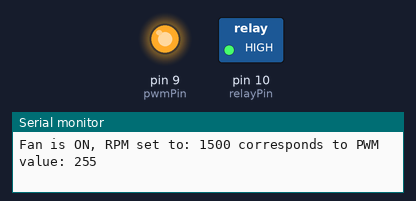
A sketch run on a simulated Arduino Uno, built with avr-gcc and run on an emulated ATmega328P. Shown: switched loads named in the sketch (green lamp = pin HIGH), output pins drawn as LEDs (lit = HIGH), the last lines printed to the serial monitor.

Above: at 2.5 s.
At 8.5 s:
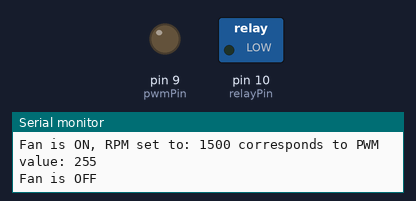
Timing chart, 0 to 15.6 s (numbered marks = the images above):
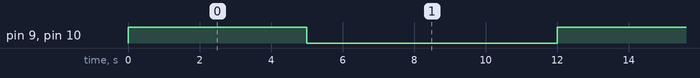

The sketch:

Fan_4pins_relay.ino
```cpp
#include <Arduino.h>

// FAN : be quiet! Pure Wings 2 PWM 120 mm 1500rpm (4 pins)
// The tachometer pin could not be used because the voltage was too low in the state to be read by Arduino.
// Note: The fan cannot operate below 390 RPM, so a relay is used to completely turn it off.

const int pwmPin = 9;    // PWM control pin connected to the "I" wire of the fan
const int relayPin = 10;  // Relay control pin

void setup() {
  pinMode(pwmPin, OUTPUT);  // Set the PWM pin as an output
  pinMode(relayPin, OUTPUT); // Set the relay pin as an output
  Serial.begin(115200);     // Start serial communication at 115200 baud rate

  int targetRPM = 1500;  // Target fan speed in RPM
  controlFan(true, targetRPM);  // Control fan to reach target RPM
}

void loop() {
  // Example: Run the fan for 5 seconds at 1500 RPM, then turn off for 5 seconds
  controlFan(true, 1500);
  delay(5000);
  controlFan(false, 0);
  delay(7000);
}

// Function to control the fan with on/off and target RPM settings
void controlFan(bool state, int targetRPM) {
  if (state && targetRPM >= 390) {
    int pwmValue = rpmToPWM(targetRPM);  // Calculate corresponding PWM value for the target RPM
    analogWrite(pwmPin, pwmValue);       // Apply the PWM value to the fan
    digitalWrite(relayPin, HIGH);        // Turn on the relay
    Serial.print("Fan is ON, RPM set to: ");
    Serial.print(targetRPM);
    Serial.print(" corresponds to PWM value: ");
    Serial.println(pwmValue);
  } else {
    analogWrite(pwmPin, 0);              // Set the PWM value to 0
    digitalWrite(relayPin, LOW);         // Turn off the relay
    Serial.println("Fan is OFF");
  }
}

// Function to convert RPM to PWM value
int rpmToPWM(int targetRPM) {
  float loadPercentage;  // Variable to hold the calculated load percentage

  // Calculate the load percentage based on the target RPM using piecewise linear equations
  if (targetRPM <= 450) {
    // First equation for RPMs from 0% to 32% load
    loadPercentage = (targetRPM - 390) / 1.875;
  } else {
    // Second equation for RPMs from 32% to 100% load
    loadPercentage = (targetRPM - 450) / 15.441 + 32;
  }

  // Convert the load percentage to a PWM value (range 0 to 255)
  int pwmValue = map(int(loadPercentage), 0, 100, 0, 255);
  return pwmValue;
}
```

Measured:
- by itself, pin 9 (pwmPin), pin 10 (relayPin): alternates HIGH for 5.0 s and LOW for 7.0 s
